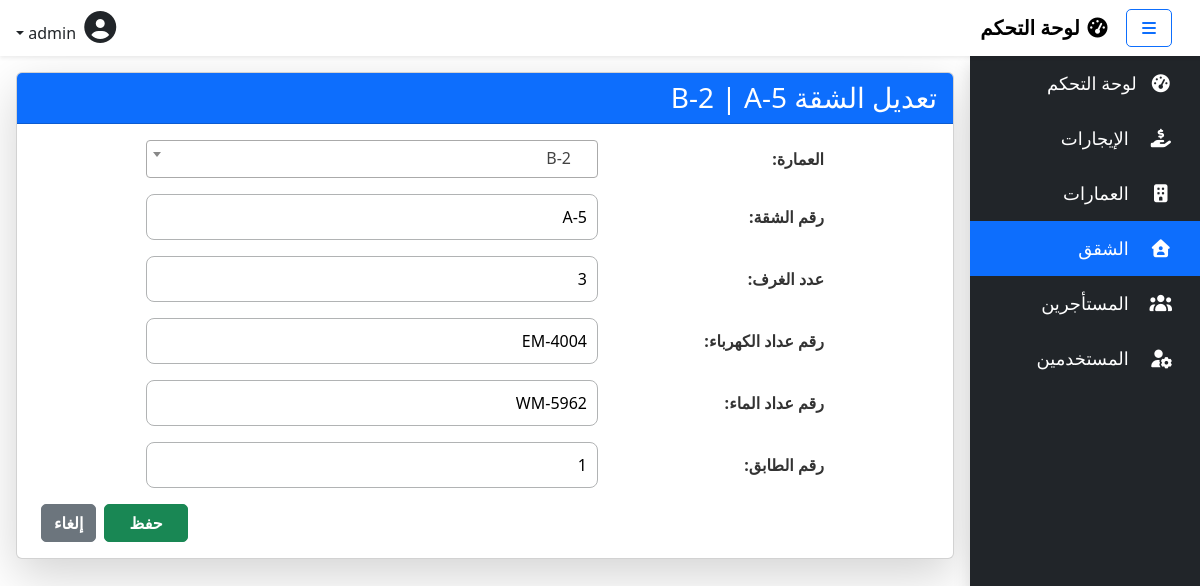
The page /apartments/10/update/ (signed in) on the database its author committed.
### rentals/models.py (models this page shows)
class Apartment(models.Model):
    APARTMENT_STATUS_CHOICES = [
        ('شاغرة', 'شاغرة'),
        ('مأهولة', 'مأهولة'),
    ]
    building = models.ForeignKey(Building, on_delete=models.CASCADE, related_name='apartments', verbose_name="العمارة")
    apartment_number = models.CharField(max_length=50, verbose_name="رقم الشقة")
    num_of_rooms = models.IntegerField(verbose_name="عدد الغرف")
    electricity_meter_number = models.CharField(max_length=50, verbose_name="رقم عداد الكهرباء")
    water_meter_number = models.CharField(max_length=50, verbose_name="رقم عداد الماء")
    status = models.CharField(max_length=8, choices=APARTMENT_STATUS_CHOICES, default='شاغرة', verbose_name="الحالة")
    floor_number = models.IntegerField(verbose_name="رقم الطابق", default=1)
    class Meta:
        verbose_name = "الشقة"
        verbose_name_plural = "الشقق"
        unique_together = ("building", "apartment_number")
    def __str__(self):
        return f"{self.building.building_number} | {self.apartment_number}"

class Building(models.Model):
    building_number = models.CharField(max_length=3, unique=True, verbose_name="رقم العمارة")
    address = models.CharField(max_length=255, blank=True, verbose_name="عنوان العمارة")
    number_of_floors = models.IntegerField(verbose_name="عدد الطوابق", default=1)
    number_of_apartments = models.IntegerField(verbose_name="عدد الشقق", default=0)
    class Meta:
        verbose_name = "العمارة"
        verbose_name_plural = "العمارات"
    def __str__(self):
        return self.building_number

### rentals/views.py (the view, shortened to what this page needs)
# urls.py: path('apartments/<int:pk>/update/', views.ApartmentFormView.as_view(), name='apartment_update'),
class ApartmentFormView(PermissionRequiredMixin, FormViewMixin):
    model = Apartment
    form_class = ApartmentForm
    template_name = "apartments/form.html"
    success_url = reverse_lazy('apartment_list')
    permission_required = 'rentals.add_apartment'

### rentals/forms.py
class ApartmentForm(forms.ModelForm):
    class Meta:
        model = Apartment
        fields = [
            'building', 'apartment_number', 'num_of_rooms', 'electricity_meter_number',
            'water_meter_number', 'floor_number'
        ]
        can_delete=True
        widgets = {
            'date': forms.DateInput(attrs={'type': 'date'}),
        }

### rentals/views.py (called while the page is built)
    def get_object(self):
        pk = self.kwargs.get("pk")
        if pk:
            return get_object_or_404(self.model, pk=pk)
        return None

    def get_form_kwargs(self):
        kwargs = super().get_form_kwargs()
        obj = self.get_object()
        if obj:
            kwargs["instance"] = obj
        return kwargs

    def get_initial(self):
        obj = self.get_object()
        if obj:
            return {field.name: getattr(obj, field.name) for field in obj._meta.fields}
        return {}

    def get_context_data(self, **kwargs):
        context = super().get_context_data(**kwargs)
        context["object"] = self.get_object()
        return context

### rentals/templates/apartments/form.html (shortened to what this page needs)
{% extends 'base.html' %}
{% block content %}
<div class="container my-3">
  <div class="card shadow-lg">
    <div class="card-header {% if object %}bg-primary{% else %}bg-success{% endif %} text-white text-end">
      <h3 class="mb-0">{% if object %}تعديل الشقة {{object}}{% else %}إضافة شقة{% endif %}</h3>
    </div>
    <div class="card-body">
      <form method="post" class="custom-form">
        <div class="mb-3">
          {{ form.as_p }}
        </div>
        <div class="d-flex justify-content-end">
          <button type="submit" class="btn btn-success px-4">حفظ</button>
          <a href="{% url 'apartment_list' %}" class="btn btn-secondary mx-2">إلغاء</a>
        </div>
      </form>
    </div>
  </div>
</div>
{% endblock %}

### static/css/styles.css (style rules this page uses)
.custom-form p { display: flex; margin-top: 0; margin-bottom: 1rem; align-items: center; justify-content: center; }
.custom-form label { font-weight: bold; color: #333; width: 25%; }
input, optgroup, select, textarea { width: 50%; min-width: 260px; }
.btn { border-radius: 5px; font-weight: bold; transition: background-color 0.3s ease; }
form input, form select, form textarea { border-radius: 8px; border: 1px solid #b1b3b4; padding: 10px; }

### rows shown on the page
Apartment: building+apartment_number "B-2 | A-5", apartment_number "A-5", num_of_rooms "3", electricity_meter_number "EM-4004", water_meter_number "WM-5962", floor_number "1"
